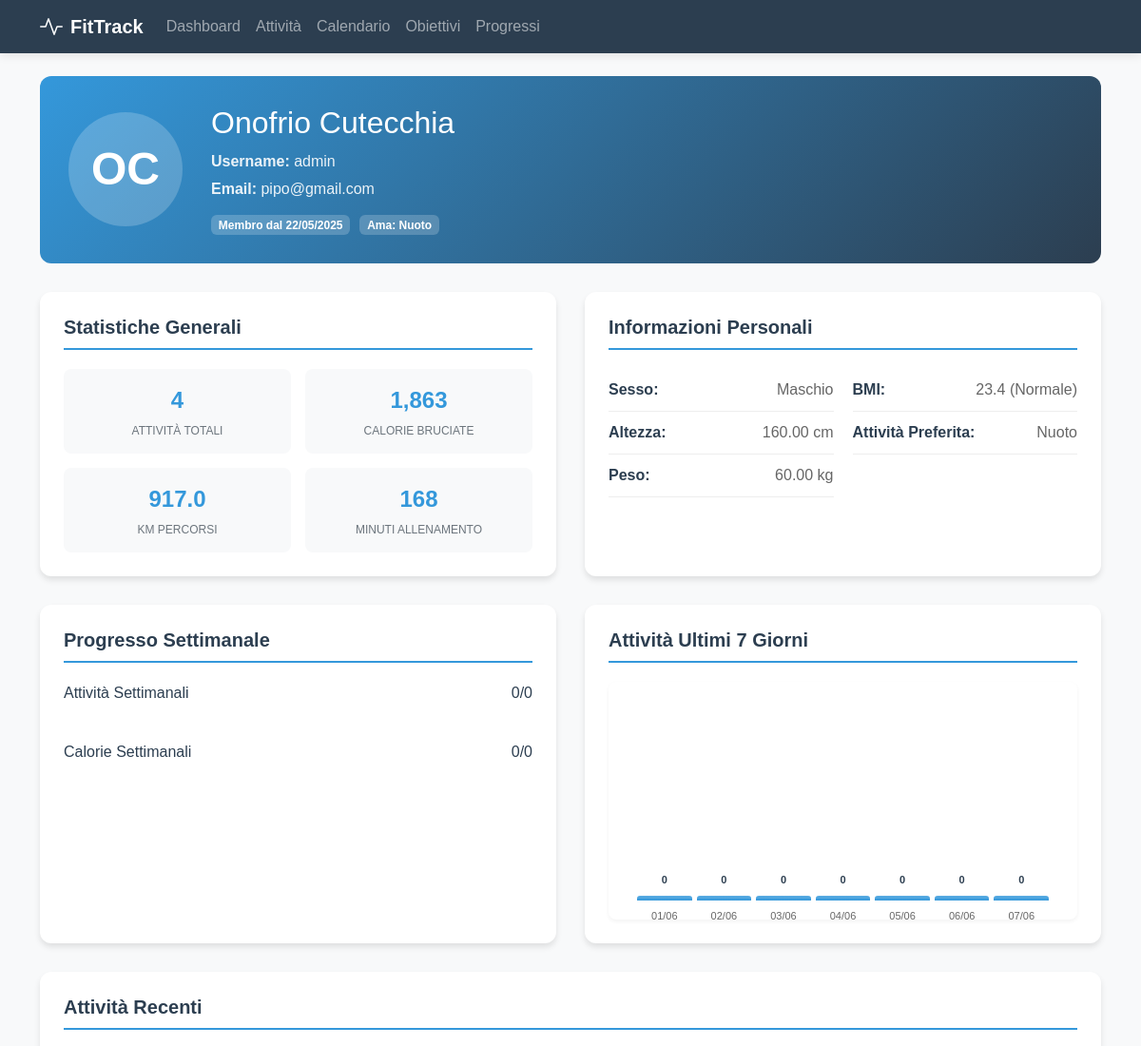
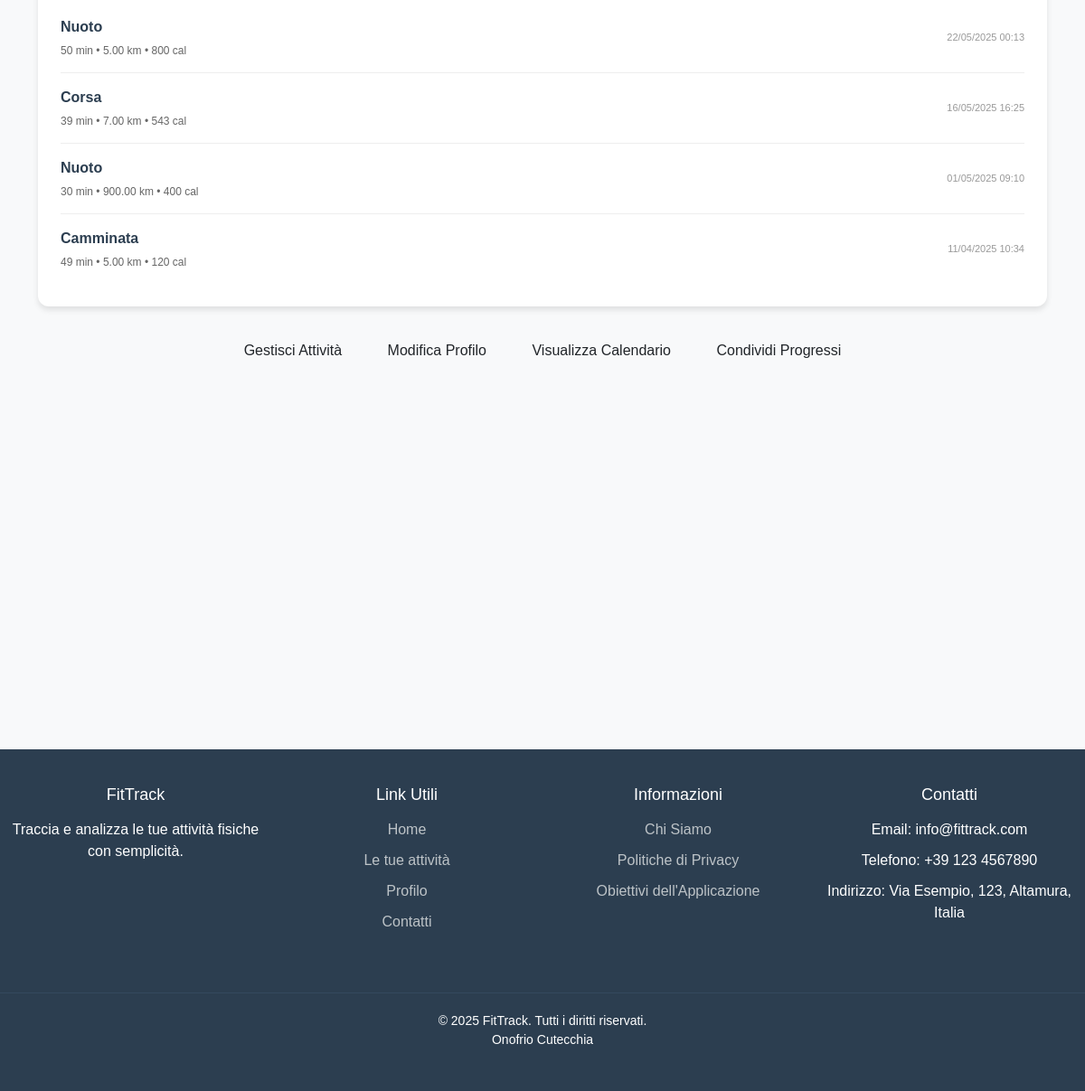
Screenshot of /profilo.php (signed in) with the database file from the repository (2 pictures, top to bottom).
### tables this page shows
CREATE TABLE `utenti` (
  `id` int(11) NOT NULL,
  `username` varchar(50) NOT NULL,
  `email` varchar(100) NOT NULL,
  `altezza` decimal(5,2) DEFAULT NULL,
  `peso` decimal(5,2) DEFAULT NULL,
  `password` varchar(255) NOT NULL,
  `nome` varchar(50) DEFAULT NULL,
  `cognome` varchar(50) DEFAULT NULL,
  `data_nascita` date DEFAULT NULL,
  `sesso` enum('M','F','Altro') DEFAULT NULL,
  `data_registrazione` timestamp NOT NULL DEFAULT current_timestamp()
);

CREATE TABLE `attivita` (
  `id` int(11) NOT NULL,
  `id_utente` int(11) NOT NULL,
  `tipo_attivita` varchar(50) NOT NULL,
  `durata` int(11) NOT NULL,
  `distanza` decimal(6,2) DEFAULT NULL,
  `calorie` int(11) DEFAULT NULL,
  `data_attivita` datetime NOT NULL,
  `descrizione` text DEFAULT NULL
);

### profilo.php (the view, shortened to what this page needs)
<?php
include 'connessione.php';
$id_utente = $_SESSION['utente_id'];
$sql = "SELECT * FROM utenti WHERE id = ?";
$stmt = $conn->prepare($sql);
$stmt->bind_param("i", $id_utente);
$stmt->execute();
$utente = $stmt->get_result()->fetch_assoc();
$sql = "SELECT * FROM obiettivi WHERE id_utente = ?";
$stmt = $conn->prepare($sql);
$stmt->bind_param("i", $id_utente);
$stmt->execute();
$obiettivi = $stmt->get_result()->fetch_assoc();
$stats = [];
$sql = "SELECT COUNT(*) as totale FROM attivita WHERE id_utente = ?";
$stmt = $conn->prepare($sql);
$stmt->bind_param("i", $id_utente);
$stmt->execute();
$stats['totale_attivita'] = $stmt->get_result()->fetch_assoc()['totale'];
$sql = "SELECT SUM(calorie) as totale FROM attivita WHERE id_utente = ?";
$stmt = $conn->prepare($sql);
$stmt->bind_param("i", $id_utente);
$stmt->execute();
$stats['calorie_totali'] = $stmt->get_result()->fetch_assoc()['totale'] ?? 0;
$sql = "SELECT SUM(distanza) as totale FROM attivita WHERE id_utente = ?";
$stmt = $conn->prepare($sql);
$stmt->bind_param("i", $id_utente);
$stmt->execute();
$stats['distanza_totale'] = $stmt->get_result()->fetch_assoc()['totale'] ?? 0;
$sql = "SELECT SUM(durata) as totale FROM attivita WHERE id_utente = ?";
$stmt = $conn->prepare($sql);
$stmt->bind_param("i", $id_utente);
$stmt->execute();
$stats['tempo_totale'] = $stmt->get_result()->fetch_assoc()['totale'] ?? 0;
$sql = "SELECT COUNT(*) as totale FROM attivita WHERE id_utente = ? AND YEARWEEK(data_attivita, 1) = YEARWEEK(CURDATE(), 1)";
$stmt = $conn->prepare($sql);
$stmt->bind_param("i", $id_utente);
$stmt->execute();
$stats['attivita_settimana'] = $stmt->get_result()->fetch_assoc()['totale'];
$sql = "SELECT SUM(calorie) as totale FROM attivita WHERE id_utente = ? AND YEARWEEK(data_attivita, 1) = YEARWEEK(CURDATE(), 1)";
$stmt = $conn->prepare($sql);
$stmt->bind_param("i", $id_utente);
$stmt->execute();
$stats['calorie_settimana'] = $stmt->get_result()->fetch_assoc()['totale'] ?? 0;
$sql = "SELECT tipo_attivita, COUNT(*) as conteggio FROM attivita WHERE id_utente = ? GROUP BY tipo_attivita ORDER BY conteggio DESC LIMIT 1";
$stmt = $conn->prepare($sql);
$stmt->bind_param("i", $id_utente);
$stmt->execute();
$result = $stmt->get_result()->fetch_assoc();
$stats['attivita_preferita'] = $result['tipo_attivita'] ?? 'Nessuna';
$bmi = null;
$categoria_bmi = '';
if ($utente['peso'] && $utente['altezza']) {
    $altezza_m = $utente['altezza'] / 100;
    $bmi = $utente['peso'] / ($altezza_m * $altezza_m);
    if ($bmi < 18.5) $categoria_bmi = 'Sottopeso';
    elseif ($bmi < 25) $categoria_bmi = 'Normale';
    elseif ($bmi < 30) $categoria_bmi = 'Sovrappeso';
    else $categoria_bmi = 'Obeso';
}
$progresso_obiettivi = [];
if ($obiettivi) {
    $progresso_obiettivi['attivita'] = [
        'attuale' => $stats['attivita_settimana'],
        'obiettivo' => $obiettivi['obiettivo_attivita'] ?? 0,
        'percentuale' => $obiettivi['obiettivo_attivita'] > 0 ? min(100, ($stats['attivita_settimana'] / $obiettivi['obiettivo_attivita']) * 100) : 0
    ];
    $obiettivo_calorie_settimana = ($obiettivi['obiettivo_calorie'] ?? 0) * 7;
    $progresso_obiettivi['calorie'] = [
        'attuale' => $stats['calorie_settimana'],
        'obiettivo' => $obiettivo_calorie_settimana,
        'percentuale' => $obiettivo_calorie_settimana > 0 ? min(100, ($stats['calorie_settimana'] / $obiettivo_calorie_settimana) * 100) : 0
    ];
}
$sql = "SELECT tipo_attivita, durata, distanza, calorie, data_attivita FROM attivita WHERE id_utente = ? ORDER BY data_attivita DESC LIMIT 5";
$stmt = $conn->prepare($sql);
$stmt->bind_param("i", $id_utente);
$stmt->execute();
$ultime_attivita = $stmt->get_result()->fetch_all(MYSQLI_ASSOC);
$dati_grafico = [];
for ($i = 6; $i >= 0; $i--) {
    $data = date('Y-m-d', strtotime("-$i days"));
    $sql = "SELECT SUM(calorie) as calorie FROM attivita WHERE id_utente = ? AND DATE(data_attivita) = ?";
    $stmt = $conn->prepare($sql);
    $stmt->bind_param("is", $id_utente, $data);
    $stmt->execute();
    $risultato = $stmt->get_result()->fetch_assoc();
    $dati_grafico[] = [
        'data' => date('d/m', strtotime($data)),
        'calorie' => $risultato['calorie'] ?? 0
    ];
}
?>
<!DOCTYPE html>
<html lang="it">
<head>
</head>
<body>
    <?php include "novbar-attivita.php"?>
    <div class="container">
        <div class="profilo-header">
            <div class="avatar">
                <?php echo strtoupper(substr($utente['nome'], 0, 1) . substr($utente['cognome'], 0, 1)); ?>
            </div>
            <div class="profilo-info">
                <h1><?php echo htmlspecialchars($utente['nome'] . ' ' . $utente['cognome']); ?></h1>
                <p><strong>Username:</strong> <?php echo htmlspecialchars($utente['username']); ?></p>
                <p><strong>Email:</strong> <?php echo htmlspecialchars($utente['email']); ?></p>
                <div class="profilo-badges">
                    <span class="badge">Membro dal <?php echo date('d/m/Y', strtotime($utente['data_registrazione'])); ?></span>
                    <?php if ($stats['attivita_preferita'] != 'Nessuna'): ?>
                    <span class="badge">Ama: <?php echo htmlspecialchars($stats['attivita_preferita']); ?></span>
                    <?php endif; ?>
                </div>
            </div>
        </div>
        <div class="profilo-grid">
            <div class="profilo-section">
                <h2 class="section-title">Statistiche Generali</h2>
                <div class="stats-grid">
                    <div class="stat-item">
                        <div class="stat-number"><?php echo $stats['totale_attivita']; ?></div>
                        <div class="stat-label">Attività Totali</div>
                    </div>
                    <div class="stat-item">
                        <div class="stat-number"><?php echo number_format($stats['calorie_totali']); ?></div>
                        <div class="stat-label">Calorie Bruciate</div>
                    </div>
                    <div class="stat-item">
                        <div class="stat-number"><?php echo number_format($stats['distanza_totale'], 1); ?></div>
                        <div class="stat-label">Km Percorsi</div>
                    </div>
                    <div class="stat-item">
                        <div class="stat-number"><?php echo number_format($stats['tempo_totale']); ?></div>
                        <div class="stat-label">Minuti Allenamento</div>
                    </div>
                </div>
            </div>
            <div class="profilo-section">
                <h2 class="section-title">Informazioni Personali</h2>
                <div class="info-grid">
                    <div>
                        <div class="info-item">
                            <span class="info-label">Sesso:</span>
                            <span class="info-value"><?php echo $utente['sesso'] == 'M' ? 'Maschio' : ($utente['sesso'] == 'F' ? 'Femmina' : 'Non specificato'); ?></span>
                        </div>
                        <div class="info-item">
                            <span class="info-label">Altezza:</span>
                            <span class="info-value"><?php echo $utente['altezza'] ? $utente['altezza'] . ' cm' : 'Non specificata'; ?></span>
                        </div>
                        <div class="info-item">
                            <span class="info-label">Peso:</span>
                            <span class="info-value"><?php echo $utente['peso'] ? $utente['peso'] . ' kg' : 'Non specificato'; ?></span>
                        </div>
                    </div>
                    <div>
                        <?php if ($bmi): ?>
                        <div class="info-item">
                            <span class="info-label">BMI:</span>
                            <span class="info-value"><?php echo number_format($bmi, 1) . ' (' . $categoria_bmi . ')'; ?></span>
                        </div>
                        <?php endif; ?>
                        <div class="info-item">
                            <span class="info-label">Attività Preferita:</span>
                            <span class="info-value"><?php echo htmlspecialchars($stats['attivita_preferita']); ?></span>
                        </div>
                    </div>
                </div>
            </div>
        </div>
        <div class="profilo-grid">
            <?php if ($obiettivi): ?>
            <div class="profilo-section">
                <h2 class="section-title">Progresso Settimanale</h2>
                <div class="progress-item">
                    <div class="progress-header">
                        <span>Attività Settimanali</span>
                        <span><?php echo $progresso_obiettivi['attivita']['attuale']; ?>/<?php echo $progresso_obiettivi['attivita']['obiettivo']; ?></span>
                    </div>
                    <div class="progress-bar">
                    </div>
                </div>
                <div class="progress-item">
                    <div class="progress-header">
                        <span>Calorie Settimanali</span>
                        <span><?php echo number_format($progresso_obiettivi['calorie']['attuale']); ?>/<?php echo number_format($progresso_obiettivi['calorie']['obiettivo']); ?></span>
                    </div>
                    <div class="progress-bar">
                    </div>
                </div>
            </div>
            <?php endif; ?>
            <div class="profilo-section">
                <h2 class="section-title">Attività Ultimi 7 Giorni</h2>
                <div class="chart-container">
                    <div class="chart">
                        <?php
                        $max_calorie = max(array_column($dati_grafico, 'calorie'));
                        $max_calorie = $max_calorie > 0 ? $max_calorie : 1;
                        foreach ($dati_grafico as $giorno):
                            $altezza = ($giorno['calorie'] / $max_calorie) * 200;
                        ?>
                        <div class="chart-bar" style="height: <?php echo $altezza; ?>px;">
                            <span class="chart-value"><?php echo $giorno['calorie']; ?></span>
                            <span class="chart-label"><?php echo $giorno['data']; ?></span>
                        </div>
                        <?php endforeach; ?>
                    </div>
                </div>
            </div>
        </div>
        <div class="profilo-section">
            <h2 class="section-title">Attività Recenti</h2>
            <?php if (!empty($ultime_attivita)): ?>
            <ul class="activity-list">
                <?php foreach ($ultime_attivita as $attivita): ?>
                <li class="activity-item">
                    <div class="activity-info">
                        <div class="activity-type"><?php echo htmlspecialchars($attivita['tipo_attivita']); ?></div>
                        <div class="activity-details">
                            <?php echo $attivita['durata']; ?> min •
                            <?php echo $attivita['distanza']; ?> km •
                            <?php echo $attivita['calorie']; ?> cal
                        </div>
                    </div>
                    <div class="activity-date">
                        <?php echo date('d/m/Y H:i', strtotime($attivita['data_attivita'])); ?>
                    </div>
                </li>
                <?php endforeach; ?>
            </ul>
            <?php endif; ?>
        </div>
        <div class="actions">
            <a href="attivita.php" class="btn">Gestisci Attività</a>
            <a href="impostazioni.php" class="btn btn-outline">Modifica Profilo</a>
            <a href="calendario.php" class="btn btn-outline">Visualizza Calendario</a>
        </div>
    </div>
    <?php include 'footer.php'; ?>
</body>
</html>

### rows the page displays
utenti: nome+cognome "OC", nome+cognome "Onofrio Cutecchia", username "admin", email "pipo@gmail.com", data_registrazione "22/05/2025", altezza "160.00", peso "60.00", bmi "23.4", categoria_bmi "Normale"
attivita: tipo_attivita "Nuoto", durata "50", distanza "5.00", calorie "800", data_attivita "22/05/2025 00:13"
attivita: tipo_attivita "Corsa", durata "39", distanza "7.00", calorie "543", data_attivita "16/05/2025 16:25"
attivita: tipo_attivita "Nuoto", durata "30", distanza "900.00", calorie "400", data_attivita "01/05/2025 09:10"
attivita: tipo_attivita "Camminata", durata "49", distanza "5.00", calorie "120", data_attivita "11/04/2025 10:34"

### other values shown
$stats['attivita_preferita'] "Nuoto"
$stats['totale_attivita'] "4"
$stats['calorie_totali'] "1,863"
$stats['distanza_totale'] "917.0"
$stats['tempo_totale'] "168"
$progresso_obiettivi['attivita']['attuale'] "0"
$progresso_obiettivi['attivita']['obiettivo'] "0"
$progresso_obiettivi['calorie']['attuale'] "0"
$progresso_obiettivi['calorie']['obiettivo'] "0"
$giorno['calorie'] "0"
$giorno['data'] "01/06"
$giorno['data'] "02/06"
$giorno['data'] "03/06"
$giorno['data'] "04/06"
$giorno['data'] "05/06"
